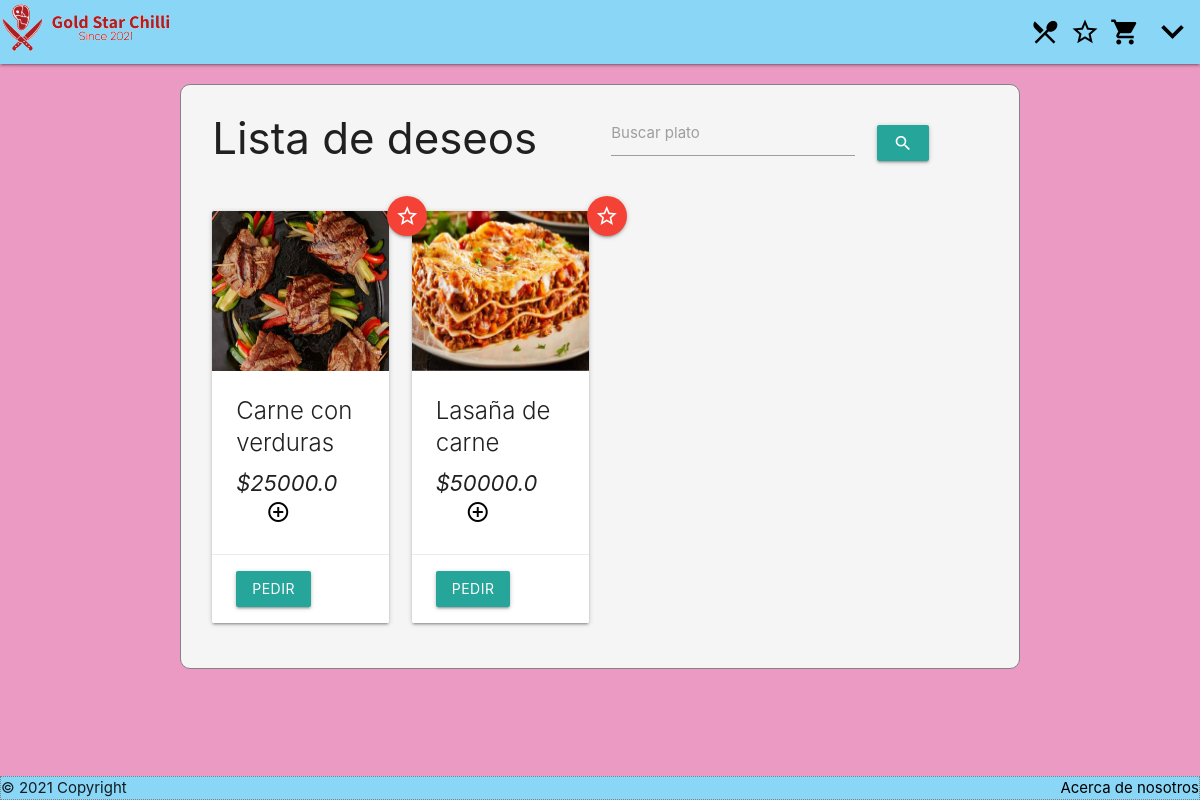
/Lista_deseos/ (signed in), run on the app's committed database.
### tables this page shows
CREATE TABLE platos (id INTEGER PRIMARY KEY AUTOINCREMENT NOT NULL, nombre TEXT NOT NULL, precio FLOAT NOT NULL, descripcion TEXT, imagen TEXT);

### app.py (the view)
@app.route('/Lista_deseos/',methods=["GET","POST"])
def listarDeseos():
    platillos=[]
    if es_usuario():
        if request.method == "POST":
            id_plato = request.form.get('id_plato')
            statement = "DELETE FROM deseos WHERE platos_id = ? AND usuarios_nit = ?;"
            parametros = (id_plato,session["nit"])
            row_id = modificarBD(statement,parametros)
        statement = "SELECT p.id,nombre,precio,imagen FROM deseos as d INNER JOIN platos p ON d.platos_id = p.id WHERE usuarios_nit = ?;"
        platillos = consultarBD(statement,[(session["nit"])])
    else:
        limpiarMensajes()
        flash('login_failed')
        redirect("/Login")
    return render_template('listaDeseos.html',titulo='Lista de Deseos',platos=platillos)

### app.py (called while the page is built)
def consultarBD(query,params):
    if(query != ''):
        valid = False
        try:
            sqliteConnection = sqlite3.connect('./data/GoldStar.sqlite')
            cursor = sqliteConnection.cursor()
            if params:
                cursor.execute(query,params)
            else:
                cursor.execute(query)
            result = cursor.fetchall()
            cursor.close()
            valid = True
        except sqlite3.Error as error:
            print("Error while connecting to sqlite", error)
        finally:
            if sqliteConnection:
                sqliteConnection.close()
                print("The SQLite connection is closed")
            if valid:
                return result
            else:
                return []

def es_usuario():
    if 'nit' in session:
        return True
    else:
        return False

### templates/listaDeseos.html (shortened to what this page needs)
{% extends "base.html" %}
{% block contenido %}
    <main>
    <div class="container">
        <div class="row">
            <div class="col m6"><h3 style="margin:20px 0px;">Lista de deseos</h3></div>
            <div class="col m4 input-field">
                <input id="Busqueda" type="text" class="validate">
                <label for="Busqueda">Buscar plato</label>
            </div>
            <div class="col m2" style="margin:30px 0px 10px 0px;">
                <a onclick="buscarPlato()" class="waves-effect waves-light btn"><i class="material-icons">search</i></a>
            </div>
        </div>
        <div class="row">
                {% for plato in platos%}
                <div class="col m3 plato">
                    <div class="card hoverable">
                        <div class="card-image">
                            <img src="/static/img/{{plato[3]}}" class="materialboxed" height="160px" width="auto">
                            <form action="/Lista_deseos/" method="post">
                                <button class="flotante_star red red-white btn-floating waves-effect waves-light" type="submit"><i class="material-icons white-text">star_border</i></button>
                            </form>
                        </div>
                        <div class="card-content">
                            <span class="card-title platoNombre">{{plato[1]}}</span>
                            <span style="font-size:22px; font-style: italic;">${{plato[2]}}</span>
                            <a class="waves-effect waves-light tooltipped black-text" data-position="bottom" data-tooltip="detalles del plato" style="margin-left: 30px;" href="/Menu/detalle_plato/{{plato[0]}}"><i class="material-icons">add_circle_outline</i></a>
                        </div>
                        <div class="card-action" style="display:flex; flex-direction: column;">
                            <form action="/Menu" method="POST">
                                <button class="waves-effect waves-light btn" type="submit">Pedir</button>
                            </form>
                        </div>
                    </div>
                </div>
                {% endfor %}
        </div>
    </div>
    </main>
{% endblock %}

### static/css/estilos.css (style rules this page uses)
:root { --header-height: 60px; }

### static/css/styles.css (style rules this page uses)
body { background-color: rgb(235, 155, 195); display: flex; min-height: 100vh; flex-direction: column; }
main { flex: 1 0 auto; }
.container { background-color: whitesmoke; border: 0.5px solid rgb(131, 131, 131); border-radius: 10px; margin-top: 20px ; margin-bottom: 30px ; padding: 10px 20px; }
.flotante_star { position: absolute; }
.col.m3 .card-image .flotante_star { left: 175px; bottom: 135px; }

### data on the page
platos: imagen (picture), nombre "Carne con verduras", precio "25000.0"
platos: imagen (picture), nombre "Lasaña de carne", precio "50000.0"
